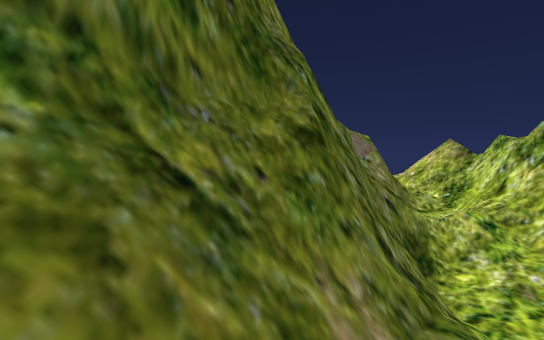
view 1 (above)

12 first-person views from a walk through a scene from a Unity 3-D project. The camera is 1.4 m above the floor, tilts 4° down and sees 85° across. The floor is counted in squares, 2 m on a side. Each view is taken from the middle of a square. On the plan, view 1 faces up. The plan holds only what a view shows up to about 10 squares ahead; the rest is blank. The place goes on beyond the plan. Some trees and plants on the terrain are drawn as simple stand-ins. The player character is not drawn. Some surface patterns are stand-ins.

view 2
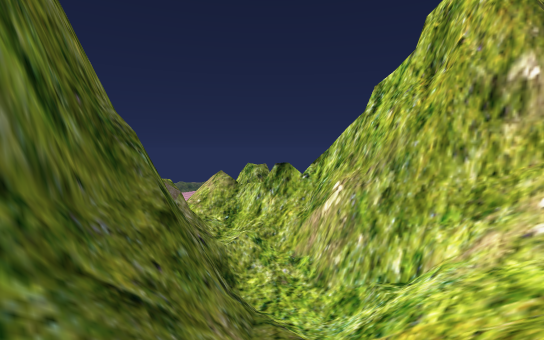

view 3
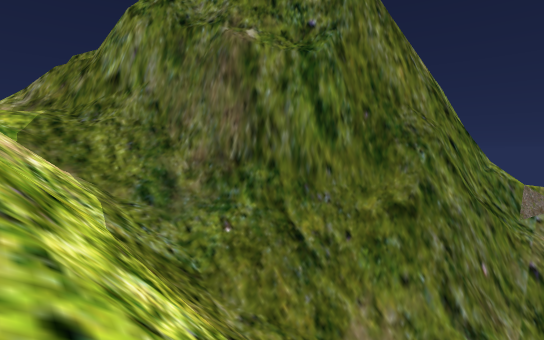

view 4
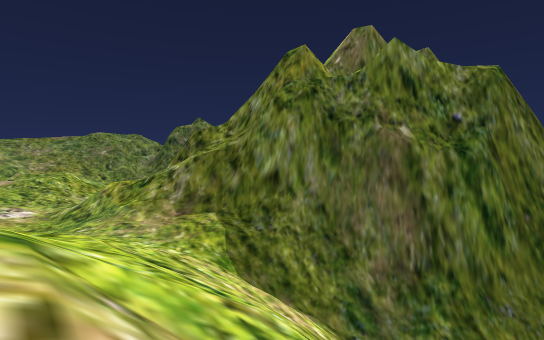

view 5
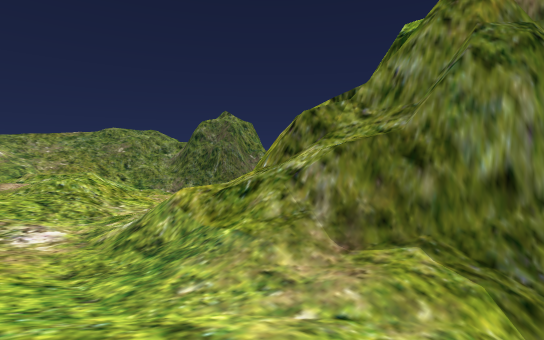

view 6
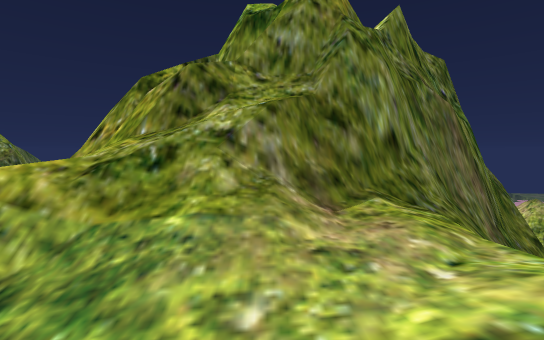

view 7
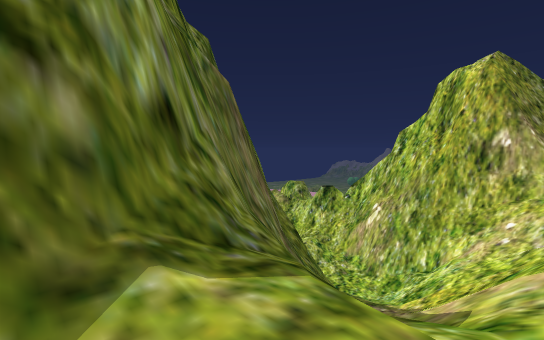

view 8
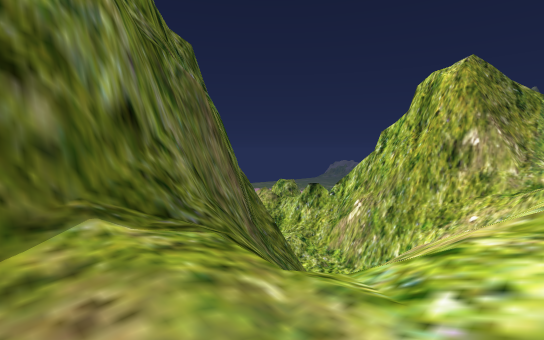

view 9
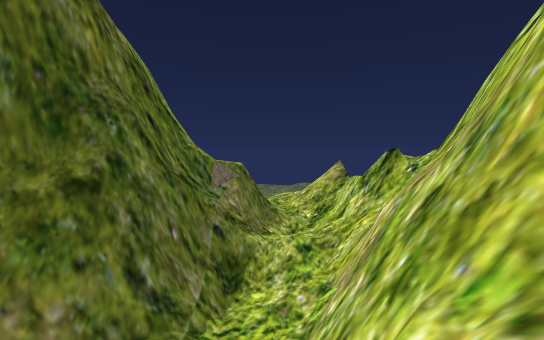

view 10
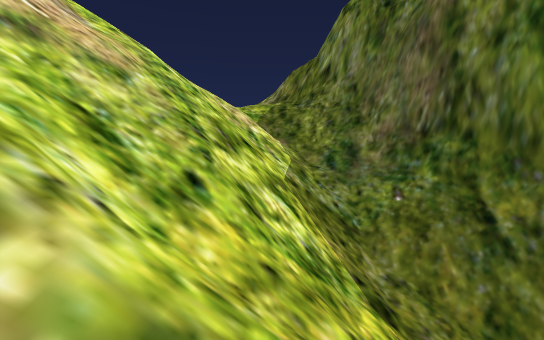

view 11
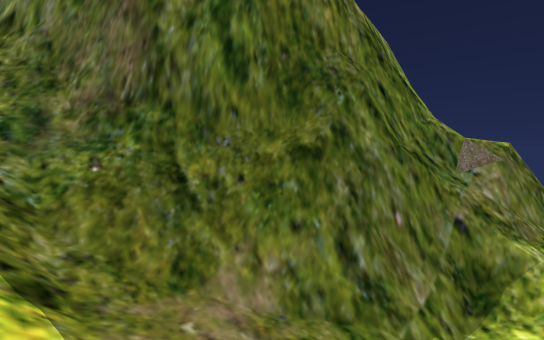

view 12
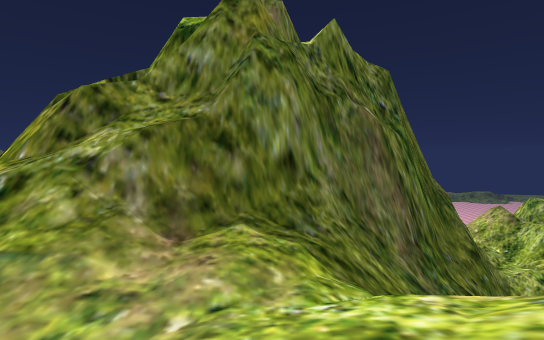

### Floor plan
Key: @ floor where view 1 was taken; # wall or solid block; . main floor; - floor 0.75 m lower than the main floor; : floor 1 m higher than the main floor; _ floor 7 m lower than the main floor; < floor 8 m lower than the main floor; ( floor 8.75 m lower than the main floor; ! floor 9.5 m lower than the main floor; / step, stairs or slope; = window, fence, low wall or low ledge; ^ raised ledge; v drop or lower ground.
Columns run from 17 left of view 1 to 7 right of it. Each row starts with its distance up from view 1.
 10                   #=# //v
  9                   #=##/##
  8                   #v#//##
  7                   ###/_=#
  6                   ###//##
  5                   ##///#
  4                  ###!(##
  3                ####((/##
  2     =####### ####=<//=###
  1      ###^/#####//////=###
  0       ##//#/=////@////=##
 -1       ///#=:////##////=##
 -2  /--./////:./////////==/
 -3 :.---////::/:///////
 -4 :...----../ ///////
 -5  ......///:///////

Where each view was taken, in squares from view 1:
view 1: 0 up, 0 right, facing up
view 2: 1 down, 2 left, facing up-right
view 3: 2 down, 3 right, facing up-left
view 4: 5 down, 0 right, facing up-left
view 5: 5 down, 5 left, facing up-left
view 6: 5 down, 8 left, facing up
view 7: 2 down, 7 left, facing up-right
view 8: 3 down, 7 left, facing up-right
view 9: 1 down, 4 right, facing up
view 10: 1 down, 4 right, facing left
view 11: 0 up, 4 right, facing up-left
view 12: 5 down, 6 left, facing up
